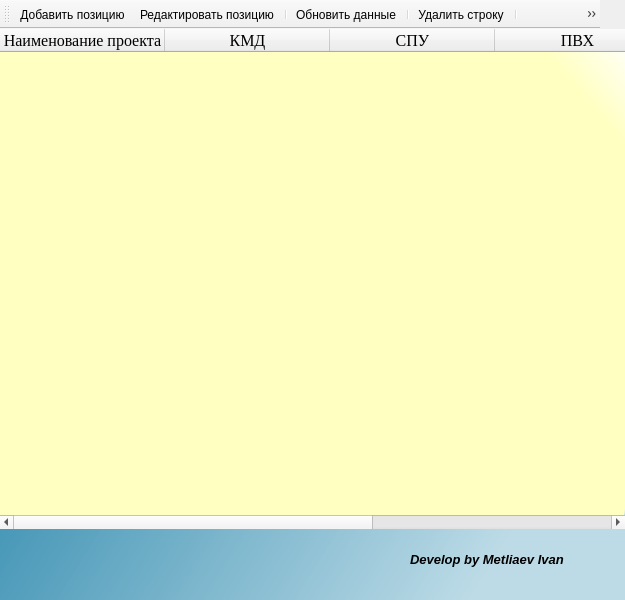
<?xml version="1.0" encoding="UTF-8"?>
<ui version="4.0">
 <class>Table1</class>
 <widget class="QMainWindow" name="Table1">
  <property name="geometry">
   <rect>
    <x>0</x>
    <y>0</y>
    <width>625</width>
    <height>600</height>
   </rect>
  </property>
  <property name="minimumSize">
   <size>
    <width>625</width>
    <height>600</height>
   </size>
  </property>
  <property name="maximumSize">
   <size>
    <width>625</width>
    <height>600</height>
   </size>
  </property>
  <property name="windowTitle">
   <string>Проекты</string>
  </property>
  <property name="styleSheet">
   <string notr="true">QWidget#centralwidget{
     background:qlineargradient(spread:pad, x1:0, y1:0, x2:1, y2:0.574, stop:0 rgba(0, 111, 155, 255), stop:1 rgba(187, 218, 230, 248));
}</string>
  </property>
  <widget class="QWidget" name="centralwidget">
   <widget class="QTableView" name="maintable_view">
    <property name="geometry">
     <rect>
      <x>0</x>
      <y>0</y>
      <width>350</width>
      <height>500</height>
     </rect>
    </property>
    <property name="styleSheet">
     <string notr="true">QTableView{
	background-color:qlineargradient(spread:pad, x1:0.892, y1:0.0738636, x2:1, y2:0, stop:0 rgba(255, 255, 194, 255), stop:1 rgba(255, 255, 255, 255));
	selection-background-color: qlineargradient(spread:pad, x1:0, y1:0, x2:1, y2:1, stop:0 rgba(0, 255, 0, 218), stop:1 rgba(255, 255, 142, 221));
	section-color:black;
	border-radius: 10%;
}
</string>
    </property>
   </widget>
   <widget class="QTableWidget" name="maintable">
    <property name="geometry">
     <rect>
      <x>0</x>
      <y>0</y>
      <width>630</width>
      <height>500</height>
     </rect>
    </property>
    <property name="minimumSize">
     <size>
      <width>625</width>
      <height>500</height>
     </size>
    </property>
    <property name="maximumSize">
     <size>
      <width>625</width>
      <height>1000</height>
     </size>
    </property>
    <property name="font">
     <font>
      <family>Times New Roman</family>
      <pointsize>12</pointsize>
     </font>
    </property>
    <property name="styleSheet">
     <string notr="true">QTableWidget{
	background-color:qlineargradient(spread:pad, x1:0.892, y1:0.0738636, x2:1, y2:0, stop:0 rgba(255, 255, 194, 255), stop:1 rgba(255, 255, 255, 255));
	selection-background-color: qlineargradient(spread:pad, x1:0, y1:0, x2:1, y2:1, stop:0 rgba(81, 255, 95, 255), stop:1 rgba(187, 255, 207, 255));
	section-color:black;
	border-radius: 20%;
}
</string>
    </property>
    <property name="rowCount">
     <number>0</number>
    </property>
    <attribute name="horizontalHeaderVisible">
     <bool>true</bool>
    </attribute>
    <attribute name="horizontalHeaderCascadingSectionResizes">
     <bool>false</bool>
    </attribute>
    <attribute name="horizontalHeaderDefaultSectionSize">
     <number>165</number>
    </attribute>
    <attribute name="horizontalHeaderMinimumSectionSize">
     <number>84</number>
    </attribute>
    <attribute name="horizontalHeaderShowSortIndicator" stdset="0">
     <bool>true</bool>
    </attribute>
    <attribute name="horizontalHeaderStretchLastSection">
     <bool>false</bool>
    </attribute>
    <attribute name="verticalHeaderVisible">
     <bool>true</bool>
    </attribute>
    <column>
     <property name="text">
      <string>Наименование проекта</string>
     </property>
     <property name="font">
      <font>
       <family>Times New Roman</family>
       <pointsize>12</pointsize>
      </font>
     </property>
     <property name="textAlignment">
      <set>AlignCenter</set>
     </property>
    </column>
    <column>
     <property name="text">
      <string>КМД</string>
     </property>
     <property name="font">
      <font>
       <family>Times New Roman</family>
       <pointsize>12</pointsize>
      </font>
     </property>
     <property name="textAlignment">
      <set>AlignCenter</set>
     </property>
    </column>
    <column>
     <property name="text">
      <string>СПУ</string>
     </property>
     <property name="font">
      <font>
       <family>Times New Roman</family>
       <pointsize>12</pointsize>
      </font>
     </property>
     <property name="textAlignment">
      <set>AlignCenter</set>
     </property>
    </column>
    <column>
     <property name="text">
      <string>ПВХ</string>
     </property>
     <property name="font">
      <font>
       <family>Times New Roman</family>
       <pointsize>12</pointsize>
      </font>
     </property>
     <property name="textAlignment">
      <set>AlignCenter</set>
     </property>
    </column>
    <column>
     <property name="text">
      <string>Монтаж</string>
     </property>
     <property name="font">
      <font>
       <family>Times New Roman</family>
       <pointsize>12</pointsize>
      </font>
     </property>
     <property name="textAlignment">
      <set>AlignCenter</set>
     </property>
    </column>
   </widget>
   <widget class="QLabel" name="label_develop">
    <property name="geometry">
     <rect>
      <x>410</x>
      <y>520</y>
      <width>161</width>
      <height>20</height>
     </rect>
    </property>
    <property name="font">
     <font>
      <family>MS Sans Serif</family>
      <pointsize>10</pointsize>
      <weight>75</weight>
      <italic>true</italic>
      <bold>true</bold>
     </font>
    </property>
    <property name="text">
     <string>Develop by Metliaev Ivan</string>
    </property>
   </widget>
   <widget class="QLabel" name="logo">
    <property name="geometry">
     <rect>
      <x>570</x>
      <y>500</y>
      <width>51</width>
      <height>51</height>
     </rect>
    </property>
    <property name="minimumSize">
     <size>
      <width>30</width>
      <height>30</height>
     </size>
    </property>
    <property name="styleSheet">
     <string notr="true">image:url(:/logo/logo/35th Parallel-logos1.png);
</string>
    </property>
    <property name="text">
     <string/>
    </property>
   </widget>
  </widget>
  <widget class="QToolBar" name="toolBar">
   <property name="minimumSize">
    <size>
     <width>570</width>
     <height>0</height>
    </size>
   </property>
   <property name="maximumSize">
    <size>
     <width>600</width>
     <height>50</height>
    </size>
   </property>
   <property name="windowTitle">
    <string>toolBar</string>
   </property>
   <property name="iconSize">
    <size>
     <width>46</width>
     <height>46</height>
    </size>
   </property>
   <attribute name="toolBarArea">
    <enum>TopToolBarArea</enum>
   </attribute>
   <attribute name="toolBarBreak">
    <bool>false</bool>
   </attribute>
   <addaction name="add_str"/>
   <addaction name="edit_str"/>
   <addaction name="separator"/>
   <addaction name="refresh_1"/>
   <addaction name="separator"/>
   <addaction name="delite_str"/>
   <addaction name="separator"/>
   <addaction name="exit_from_table"/>
  </widget>
  <action name="add_str">
   <property name="checkable">
    <bool>true</bool>
   </property>
   <property name="checked">
    <bool>false</bool>
   </property>
   <property name="enabled">
    <bool>true</bool>
   </property>
   <property name="icon">
    <iconset resource="../images/images_store.qrc">
     <normaloff>:/table/tables/add_db.png</normaloff>:/table/tables/add_db.png</iconset>
   </property>
   <property name="text">
    <string>Добавить позицию</string>
   </property>
   <property name="shortcutVisibleInContextMenu">
    <bool>true</bool>
   </property>
  </action>
  <action name="edit_str">
   <property name="checkable">
    <bool>true</bool>
   </property>
   <property name="icon">
    <iconset resource="../images/images_store.qrc">
     <normaloff>:/table/tables/edit_db.png</normaloff>:/table/tables/edit_db.png</iconset>
   </property>
   <property name="text">
    <string>Редактировать позицию</string>
   </property>
  </action>
  <action name="delite_str">
   <property name="checkable">
    <bool>true</bool>
   </property>
   <property name="icon">
    <iconset resource="../images/images_store.qrc">
     <normaloff>:/table/tables/delite_db.png</normaloff>:/table/tables/delite_db.png</iconset>
   </property>
   <property name="text">
    <string>Удалить строку</string>
   </property>
  </action>
  <action name="exit_from_table">
   <property name="checkable">
    <bool>true</bool>
   </property>
   <property name="icon">
    <iconset>
     <normaloff>../images/tables/exit.png</normaloff>../images/tables/exit.png</iconset>
   </property>
   <property name="text">
    <string>Вернуться в меню таблиц</string>
   </property>
  </action>
  <action name="refresh_1">
   <property name="checked">
    <bool>false</bool>
   </property>
   <property name="enabled">
    <bool>true</bool>
   </property>
   <property name="icon">
    <iconset resource="../images/images_store.qrc">
     <normaloff>:/table/tables/refresh.png</normaloff>:/table/tables/refresh.png</iconset>
   </property>
   <property name="text">
    <string>Обновить данные</string>
   </property>
   <property name="toolTip">
    <string>Обновить данные</string>
   </property>
   <property name="shortcutVisibleInContextMenu">
    <bool>true</bool>
   </property>
  </action>
 </widget>
 <resources>
  <include location="../images/images_store.qrc"/>
 </resources>
 <connections/>
</ui>
